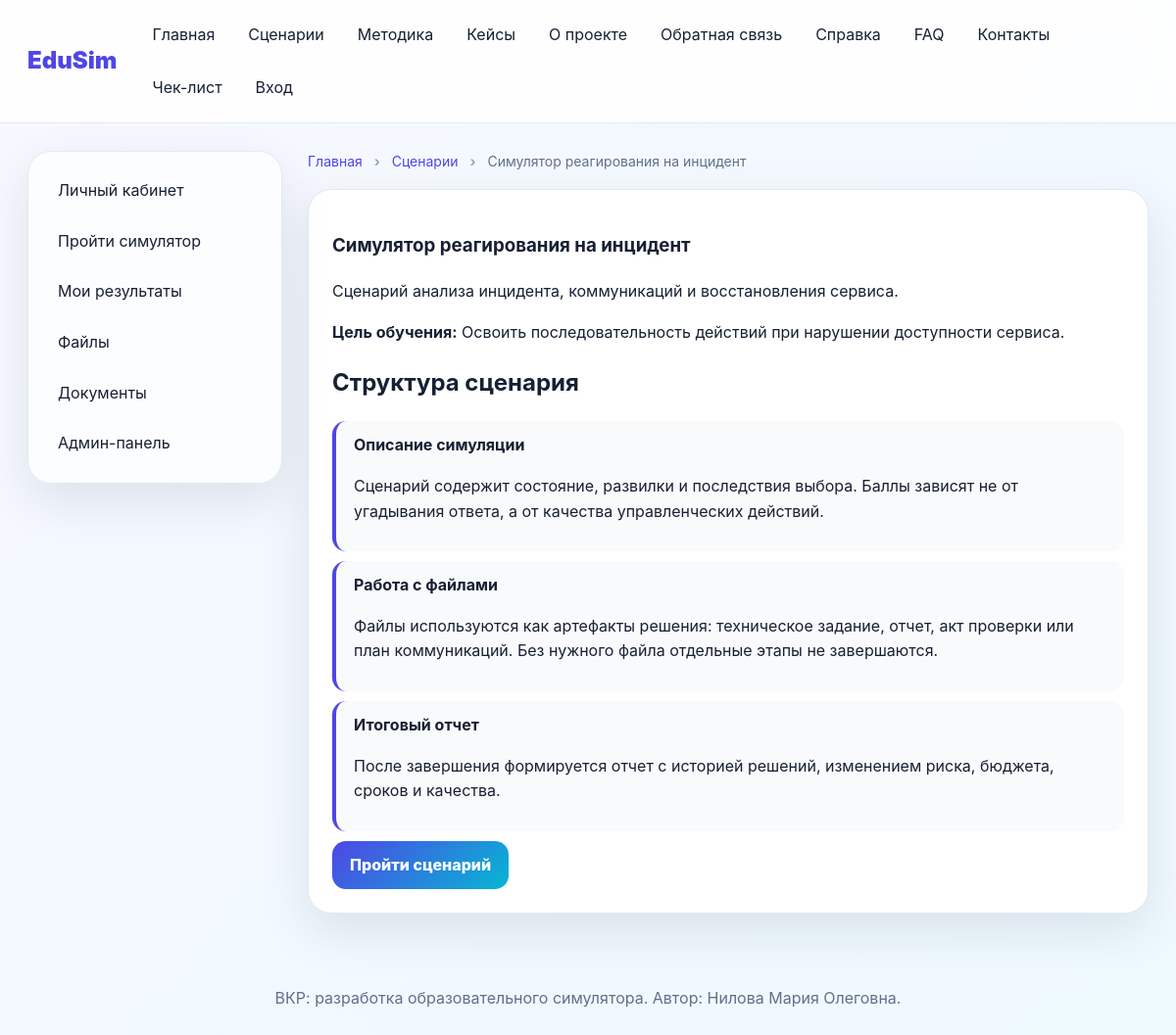
Screenshot of /scenario/incident-response with the database file from the repository.
### tables this page shows
CREATE TABLE scenarios (id INTEGER PRIMARY KEY AUTOINCREMENT, title TEXT NOT NULL, slug TEXT UNIQUE NOT NULL, difficulty TEXT NOT NULL, duration_minutes INTEGER NOT NULL, summary TEXT NOT NULL, learning_goal TEXT NOT NULL, is_public INTEGER NOT NULL DEFAULT 1);

CREATE TABLE modules (id INTEGER PRIMARY KEY AUTOINCREMENT, scenario_id INTEGER NOT NULL REFERENCES scenarios(id), title TEXT NOT NULL, content TEXT NOT NULL, sort_order INTEGER NOT NULL);

### edusim/routes_public.py (the view)
@public_bp.route('/scenario/<slug>')
def scenario_detail(slug):
    db = get_db()
    scenario = db.execute('SELECT * FROM scenarios WHERE slug=?', (slug,)).fetchone()
    if not scenario:
        return (render_template('errors/404.html'), 404)
    modules = db.execute('SELECT * FROM modules WHERE scenario_id=? ORDER BY sort_order', (scenario['id'],)).fetchall()
    return render_template('public/scenario_detail.html', scenario=scenario, modules=modules, breadcrumbs=[('Главная', '/'), ('Сценарии', url_for('public.scenarios')), (scenario['title'], None)])

### edusim/database.py (called while the page is built)
def get_db():
    if 'db' not in g:
        path = Path(current_app.config['DATABASE_PATH'])
        path.parent.mkdir(parents=True, exist_ok=True)
        g.db = sqlite3.connect(path)
        g.db.row_factory = sqlite3.Row
    return g.db

### edusim/templates/public/scenario_detail.html
{% extends "base.html" %}{% block content %}<article class="card"><h1>{{ scenario.title }}</h1><p>{{ scenario.summary }}</p><p><b>Цель обучения:</b> {{ scenario.learning_goal }}</p><h2>Структура сценария</h2>{% for m in modules %}<div class="step"><b>{{ m.title }}</b><p>{{ m.content }}</p></div>{% endfor %}<a class="btn" href="{{ url_for('cabinet.run_scenario', scenario_id=scenario.id) }}">Пройти сценарий</a></article>{% endblock %}

### edusim/templates/base.html (shortened to what this page needs)
<!doctype html>
<html lang="ru">
<head>
  <link rel="stylesheet" href="{{ url_for('static', filename='css/style.css') }}">
</head>
<body>
<header class="topbar">
  <a class="brand" href="{{ url_for('public.index') }}">EduSim</a>
  <nav class="nav">
    <a href="{{ url_for('public.index') }}">Главная</a>
    <a href="{{ url_for('public.scenarios') }}">Сценарии</a>
    <a href="{{ url_for('public.page', slug='methodology') }}">Методика</a>
    <a href="{{ url_for('public.page', slug='cases') }}">Кейсы</a>
    <a href="{{ url_for('public.page', slug='about') }}">О проекте</a>
    <a href="{{ url_for('public.feedback') }}">Обратная связь</a>
    <a href="{{ url_for('public.page', slug='help') }}">Справка</a>
    <a href="{{ url_for('public.page', slug='faq') }}">FAQ</a>
    <a href="{{ url_for('public.page', slug='contacts') }}">Контакты</a>
    <a href="{{ url_for('public.checklist') }}">Чек-лист</a>
    <a href="{{ url_for('auth.login') }}">Вход</a>
  </nav>
</header>
<main class="layout">
  <aside class="sidebar">
    <a href="{{ url_for('cabinet.dashboard') }}">Личный кабинет</a>
    <a href="{{ url_for('cabinet.simulator') }}">Пройти симулятор</a>
    <a href="{{ url_for('cabinet.attempts') }}">Мои результаты</a>
    <a href="{{ url_for('cabinet.files') }}">Файлы</a>
    <a href="{{ url_for('cabinet.documents') }}">Документы</a>
    <a href="{{ url_for('admin.dashboard') }}">Админ-панель</a>
  </aside>
  <section class="content">
    {% if breadcrumbs %}
    <div class="breadcrumbs">
      {% for label, link in breadcrumbs %}
        {% if link %}<a href="{{ link }}">{{ label }}</a>{% else %}<span>{{ label }}</span>{% endif %}
        {% if not loop.last %}<b>›</b>{% endif %}
      {% endfor %}
    </div>
    {% endif %}
    {% block content %}{% endblock %}
  </section>
</main>
<footer class="footer">ВКР: разработка образовательного симулятора. Автор: {{ author_name }}.</footer>
</body>
</html>

### edusim/static/css/style.css (style rules this page uses)
:root { --bg:#f5f7fb;--card:#ffffff;--text:#172033;--muted:#61708a;--primary:#4f46e5;--primary2:#06b6d4;--danger:#ef4444;--ok:#16a34a;--line:#e4e8f0;--shadow:0 18px 50px rgba(20,28,48,.10) }
* { box-sizing:border-box }
body { margin:0;background:linear-gradient(135deg,#f7f8ff,#eef9ff);color:var(--text);font-family:Inter,system-ui,-apple-system,Segoe UI,Arial,sans-serif;line-height:1.6 }
.topbar { position:sticky;top:0;z-index:10;display:flex;align-items:center;gap:24px;padding:14px 28px;background:rgba(255,255,255,.86);backdrop-filter:blur(18px);border-bottom:1px solid var(--line) }
.brand { font-weight:900;font-size:24px;color:var(--primary);text-decoration:none }
.nav { display:flex;flex-wrap:wrap;gap:10px }
.nav a,.sidebar a { color:var(--text);text-decoration:none;padding:9px 12px;border-radius:12px }
.layout { display:grid;grid-template-columns:260px minmax(0,1fr);gap:26px;max-width:1400px;margin:0 auto;padding:28px }
.sidebar { background:rgba(255,255,255,.72);border:1px solid var(--line);border-radius:24px;padding:18px;height:max-content;position:sticky;top:86px;box-shadow:var(--shadow);display:flex;flex-direction:column;gap:8px }
.content { min-width:0 }
.breadcrumbs { font-size:14px;color:var(--muted);margin-bottom:16px }
.breadcrumbs a { color:var(--primary);text-decoration:none }
.breadcrumbs b { margin:0 8px;color:#94a3b8 }
.card { background:var(--card);border:1px solid var(--line);border-radius:24px;padding:24px;box-shadow:var(--shadow);margin-bottom:20px }
.btn { display:inline-flex;align-items:center;justify-content:center;border:0;border-radius:14px;background:linear-gradient(135deg,var(--primary),var(--primary2));color:#fff;padding:12px 18px;font-weight:800;text-decoration:none;cursor:pointer }
.step,.answer { border-left:4px solid var(--primary);padding:12px 18px;background:#f8fafc;border-radius:14px;margin:10px 0 }
.footer { text-align:center;padding:26px;color:var(--muted) }

### rows the page displays
scenarios: title "Симулятор реагирования на инцидент", summary "Сценарий анализа инцидента, коммуникаций и восстановления сервиса.", learning_goal "Освоить последовательность действий при нарушении доступности сервиса."
modules: title "Описание симуляции", content "Сценарий содержит состояние, развилки и последствия выбора. Баллы зависят не от угадывания ответа, а от качества управленческих действий."
modules: title "Работа с файлами", content "Файлы используются как артефакты решения: техническое задание, отчет, акт проверки или план коммуникаций. Без нужного файла отдельные этапы не завершаются."
modules: title "Итоговый отчет", content "После завершения формируется отчет с историей решений, изменением риска, бюджета, сроков и качества."

### other values shown
{{ label }} "Главная" "Сценарии"
{{ author_name }} "Нилова Мария Олеговна"
